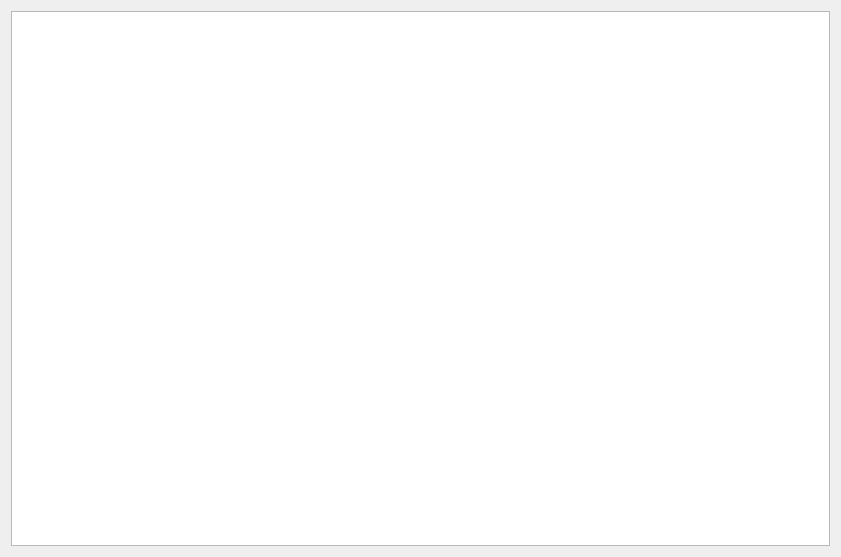
<?xml version="1.0" encoding="UTF-8"?>
<ui version="4.0">
 <class>GraphicsEditorWindow</class>
 <widget class="QDialog" name="GraphicsEditorWindow">
  <property name="geometry">
   <rect>
    <x>0</x>
    <y>0</y>
    <width>841</width>
    <height>557</height>
   </rect>
  </property>
  <property name="windowTitle">
   <string>Dialog</string>
  </property>
  <layout class="QHBoxLayout" name="horizontalLayout_2">
   <item>
    <layout class="QHBoxLayout" name="verticalLayout">
     <item>
      <widget class="QTreeView" name="treeView"/>
     </item>
    </layout>
   </item>
  </layout>
 </widget>
 <resources/>
 <connections/>
</ui>
